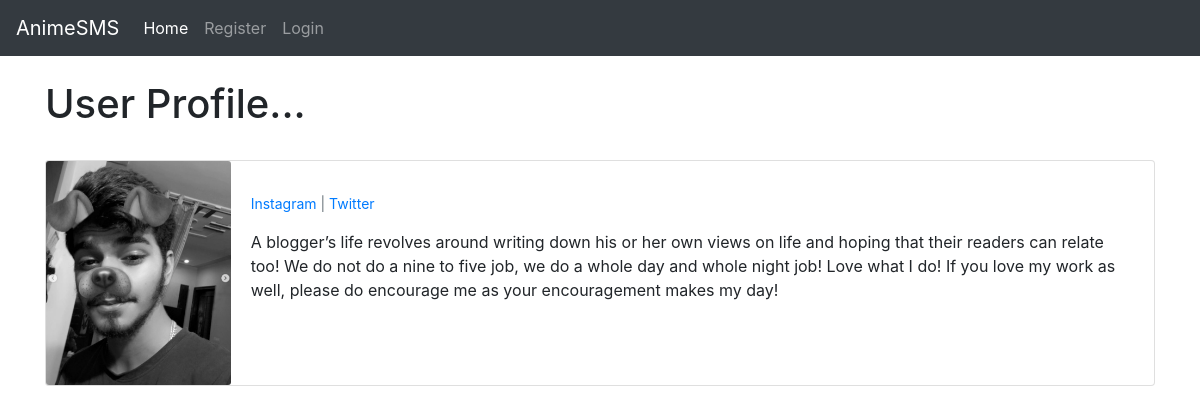
Screenshot of /members/4/profile/ with the database file from the repository.
### myblog/models.py (models this page shows, shortened)
class Profile(models.Model):
   user = models.OneToOneField(User, null=True, on_delete=models.CASCADE)
   bio = models.TextField()
   profile_pic = models.ImageField(null=True, blank=True, upload_to="images/profile/")
   website_url = models.CharField(max_length=255, null=True, blank=True)
   facebook_url = models.CharField(max_length=255, null=True, blank=True)
   twitter_url = models.CharField(max_length=255, null=True, blank=True)
   instagram_url = models.CharField(max_length=255, null=True, blank=True)

### members/views.py (the view)
# urls.py: path('<int:pk>/profile/', ShowProfilePageView.as_view(), name='show_profile_page'),
class ShowProfilePageView(DetailView):
    model = Profile
    template_name = 'registration/user_profile.html'
    def get_context_data(self, *args, **kwargs):
        context = super(ShowProfilePageView, self).get_context_data(*args, **kwargs)
        page_user = get_object_or_404(Profile, id=self.kwargs['pk'])
        context["page_user"] = page_user
        return context

### members/templates/registration/user_profile.html (shortened to what this page needs)
{% extends 'base.html' %}
{% load static %}
{% block content %}
<h1>User Profile...</h1>
<br>
<div class="card mb-3">
  <div class="row no-gutters">
    <div class="col-md-2">
        {% if page_user.profile_pic %}
            <img src="{{ page_user.profile_pic.url }}" class="card-img" alt="...">
        {% else %}
        <img src="{% static 'myblog/images/download.png' %}" class="card-img" alt="...">
        {% endif %}
      </div>
      <div class="col-md-10">
        <div class="card-body">
            <p class="small text-muted">
               {% if page_user.instagram_url %}
                    <a href="{{ page_user.instagram_url }}">Instagram </a> |
               {% endif %}
               {% if page_user.twitter_url %}
                    <a href="{{ page_user.twitter_url }}">Twitter</a>
               {% endif %}
             </p>
          <p class="card-text">
            {{ page_user.bio }}</p>
        </div>
      </div>
    </div>
  </div>
{% endblock %}

### rows the page displays
Profile: profile_pic (picture), bio "A blogger’s life revolves around writing down his or her own views on life and hoping that their readers can relate too! We do not do a nine to five job, we do a whole day and whole night job! Love what I do! If you love my work as well, please do encourage me as your encouragement makes my day!"
